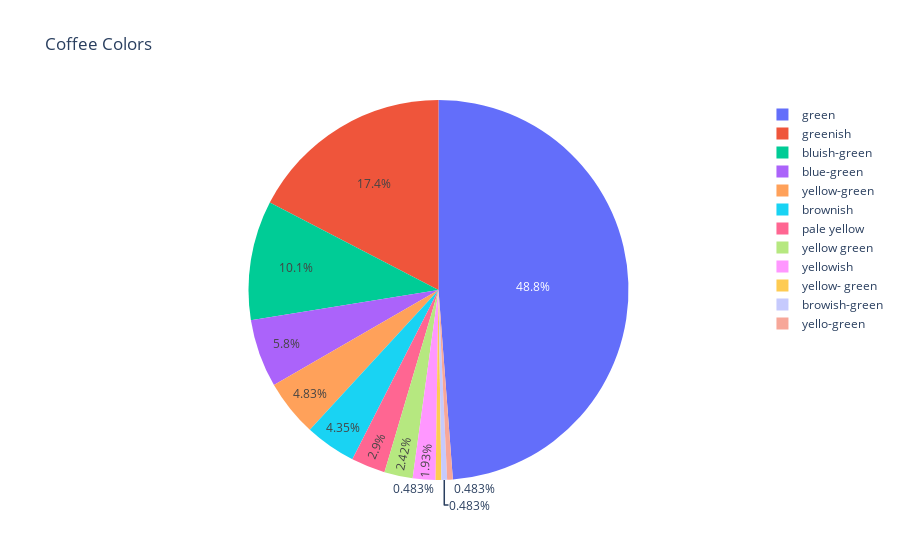

Source (notebook cell):
### Code cell
# Lets see the visualization in Pie chart
import plotly.express as px

fig = px.pie(coffee_data, names='Color', title='Coffee Colors')
fig.show()

### Figure 1 — Plotly figure (JSON) as saved in the notebook; plotly's stock layout.template omitted (floating-point values rounded to 4 significant figures; data arrays with more than 128 entries replaced by an {"elided": "..."} marker saying what was removed)
{"data": [{"domain": {"x": [0, 1], "y": [0, 1]}, "hovertemplate": "Color=%{label}<extra></extra>", "labels": {"elided": "207 str values"}, "legendgroup": "", "name": "", "showlegend": true, "type": "pie"}], "layout": {"legend": {"tracegroupgap": 0}, "title": {"text": "Coffee Colors"}}}
